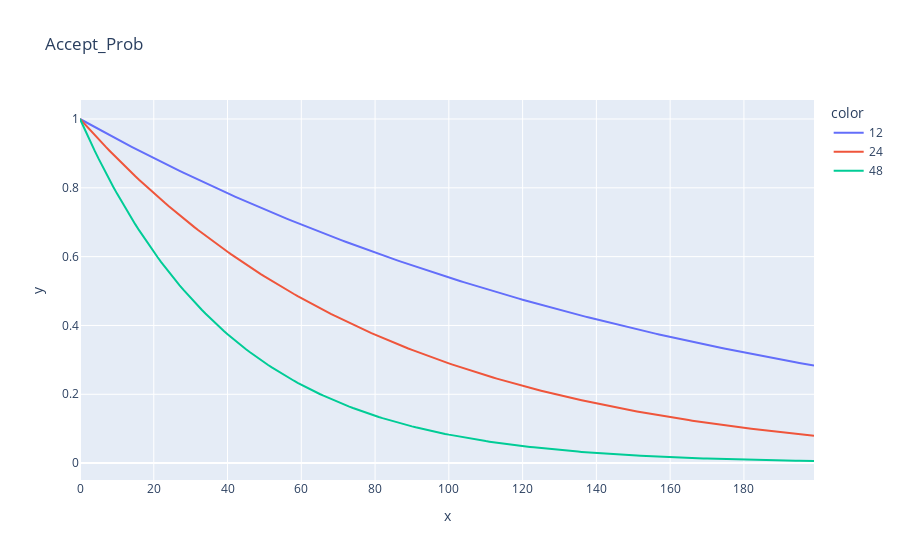

The code cell stored with this chart in its notebook:
### Code cell
fig = px.line(x=df['NG_units'], y=df['Prob'], color=df['N_drawn'], title='Accept_Prob')
fig.write_html("prob.html")
fig.show()

### Figure 1 — Plotly figure (JSON) as saved in the notebook; plotly's stock layout.template omitted (floating-point values rounded to 4 significant figures; data arrays with more than 128 entries replaced by an {"elided": "..."} marker saying what was removed)
{"data": [{"hovertemplate": "color=12<br>x=%{x}<br>y=%{y}<extra></extra>", "legendgroup": "12", "line": {"color": "#636efa", "dash": "solid"}, "marker": {"symbol": "circle"}, "mode": "lines", "name": "12", "orientation": "v", "showlegend": true, "type": "scatter", "x": {"elided": "200 int values"}, "xaxis": "x", "y": {"elided": "200 float values"}, "yaxis": "y"}, {"hovertemplate": "color=24<br>x=%{x}<br>y=%{y}<extra></extra>", "legendgroup": "24", "line": {"color": "#EF553B", "dash": "solid"}, "marker": {"symbol": "circle"}, "mode": "lines", "name": "24", "orientation": "v", "showlegend": true, "type": "scatter", "x": {"elided": "200 int values"}, "xaxis": "x", "y": {"elided": "200 float values"}, "yaxis": "y"}, {"hovertemplate": "color=48<br>x=%{x}<br>y=%{y}<extra></extra>", "legendgroup": "48", "line": {"color": "#00cc96", "dash": "solid"}, "marker": {"symbol": "circle"}, "mode": "lines", "name": "48", "orientation": "v", "showlegend": true, "type": "scatter", "x": {"elided": "200 int values"}, "xaxis": "x", "y": {"elided": "200 float values"}, "yaxis": "y"}], "layout": {"legend": {"title": {"text": "color"}, "tracegroupgap": 0}, "title": {"text": "Accept_Prob"}, "xaxis": {"anchor": "y", "domain": [0, 1], "title": {"text": "x"}}, "yaxis": {"anchor": "x", "domain": [0, 1], "title": {"text": "y"}}}}
